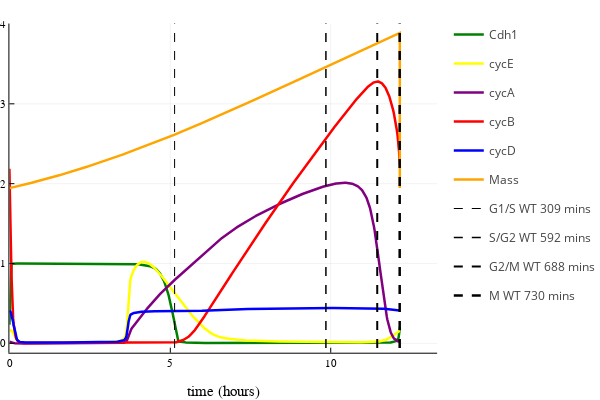

The code cell stored with this chart in its notebook:
### Code cell
plot(sol_WT_SS, vars=[indexCdh1,indexcycE,indexcycA,indexcycB,indexcycD,indexMass],
          lc=[:green :yellow :purple :red :blue :orange],
          lw=2.5,
          xlabel="time (hours)",
        xlims=(0,800),
        xticks=(1:300:780, string.(0:5:13)),
          legend= :outertopright,
          #ylims=(0,5),
          )   
vline!([309], color=:black, linestyle=:dash, lw=1, label="G1/S WT 309 mins")
vline!([592], color=:black, linestyle=:dash, lw=1.5, label="S/G2 WT 592 mins")
vline!([688], color=:black, linestyle=:dash, lw=2, label="G2/M WT 688 mins")
vline!([730], color=:black, linestyle=:dash, lw=2.5, label="M WT 730 mins")

### Figure 1 — Plotly figure (JSON) as saved in the notebook; plotly's stock layout.template omitted (floating-point values rounded to 4 significant figures; data arrays with more than 128 entries replaced by an {"elided": "..."} marker saying what was removed)
{"data": [{"colorbar": {"title": ""}, "legendgroup": "Cdh1", "line": {"color": "rgba(0, 128, 0, 1.000)", "dash": "solid", "shape": "linear", "width": 2.5}, "mode": "lines", "name": "Cdh1", "showlegend": true, "type": "scatter", "x": {"elided": "733 float values"}, "xaxis": "x", "y": {"elided": "733 float values"}, "yaxis": "y", "zmax": null, "zmin": null}, {"colorbar": {"title": ""}, "legendgroup": "cycE", "line": {"color": "rgba(255, 255, 0, 1.000)", "dash": "solid", "shape": "linear", "width": 2.5}, "mode": "lines", "name": "cycE", "showlegend": true, "type": "scatter", "x": {"elided": "733 float values"}, "xaxis": "x", "y": {"elided": "733 float values"}, "yaxis": "y", "zmax": null, "zmin": null}, {"colorbar": {"title": ""}, "legendgroup": "cycA", "line": {"color": "rgba(128, 0, 128, 1.000)", "dash": "solid", "shape": "linear", "width": 2.5}, "mode": "lines", "name": "cycA", "showlegend": true, "type": "scatter", "x": {"elided": "733 float values"}, "xaxis": "x", "y": {"elided": "733 float values"}, "yaxis": "y", "zmax": null, "zmin": null}, {"colorbar": {"title": ""}, "legendgroup": "cycB", "line": {"color": "rgba(255, 0, 0, 1.000)", "dash": "solid", "shape": "linear", "width": 2.5}, "mode": "lines", "name": "cycB", "showlegend": true, "type": "scatter", "x": {"elided": "733 float values"}, "xaxis": "x", "y": {"elided": "733 float values"}, "yaxis": "y", "zmax": null, "zmin": null}, {"colorbar": {"title": ""}, "legendgroup": "cycD", "line": {"color": "rgba(0, 0, 255, 1.000)", "dash": "solid", "shape": "linear", "width": 2.5}, "mode": "lines", "name": "cycD", "showlegend": true, "type": "scatter", "x": {"elided": "733 float values"}, "xaxis": "x", "y": {"elided": "733 float values"}, "yaxis": "y", "zmax": null, "zmin": null}, {"colorbar": {"title": ""}, "legendgroup": "Mass", "line": {"color": "rgba(255, 165, 0, 1.000)", "dash": "solid", "shape": "linear", "width": 2.5}, "mode": "lines", "name": "Mass", "showlegend": true, "type": "scatter", "x": {"elided": "733 float values"}, "xaxis": "x", "y": {"elided": "733 float values"}, "yaxis": "y", "zmax": null, "zmin": null}, {"colorbar": {"title": ""}, "legendgroup": "G1/S WT 309 mins", "line": {"color": "rgba(0, 0, 0, 1.000)", "dash": "dash", "shape": "linear", "width": 1}, "mode": "lines", "name": "G1/S WT 309 mins", "showlegend": true, "type": "scatter", "x": [309, 309], "xaxis": "x", "y": [-412.3, 416.2], "yaxis": "y", "zmax": null, "zmin": null}, {"colorbar": {"title": ""}, "legendgroup": "S/G2 WT 592 mins", "line": {"color": "rgba(0, 0, 0, 1.000)", "dash": "dash", "shape": "linear", "width": 1.5}, "mode": "lines", "name": "S/G2 WT 592 mins", "showlegend": true, "type": "scatter", "x": [592, 592], "xaxis": "x", "y": [-412.3, 416.2], "yaxis": "y", "zmax": null, "zmin": null}, {"colorbar": {"title": ""}, "legendgroup": "G2/M WT 688 mins", "line": {"color": "rgba(0, 0, 0, 1.000)", "dash": "dash", "shape": "linear", "width": 2}, "mode": "lines", "name": "G2/M WT 688 mins", "showlegend": true, "type": "scatter", "x": [688, 688], "xaxis": "x", "y": [-412.3, 416.2], "yaxis": "y", "zmax": null, "zmin": null}, {"colorbar": {"title": ""}, "legendgroup": "M WT 730 mins", "line": {"color": "rgba(0, 0, 0, 1.000)", "dash": "dash", "shape": "linear", "width": 2.5}, "mode": "lines", "name": "M WT 730 mins", "showlegend": true, "type": "scatter", "x": [730, 730], "xaxis": "x", "y": [-412.3, 416.2], "yaxis": "y", "zmax": null, "zmin": null}], "layout": {"annotations": [], "height": 400, "legend_position": {"bgcolor": "rgba(255, 255, 255, 1.000)", "bordercolor": "rgba(0, 0, 0, 1.000)", "borderwidth": 1, "font": {"color": "rgba(0, 0, 0, 1.000)", "family": "sans-serif", "size": 11}, "title": {"font": {"color": "rgba(0, 0, 0, 1.000)", "family": "sans-serif", "size": 15}, "text": ""}, "tracegroupgap": 0, "traceorder": "normal", "x": 1.05, "xanchor": "upper", "y": 1, "yanchor": "right"}, "margin": {"b": 20, "l": 0, "r": 0, "t": 20}, "paper_bgcolor": "rgba(255, 255, 255, 1.000)", "plot_bgcolor": "rgba(255, 255, 255, 1.000)", "showlegend": true, "width": 600, "xaxis": {"anchor": "y", "domain": [0.02138, 0.9934], "gridcolor": "rgba(0, 0, 0, 0.100)", "gridwidth": 0.5, "linecolor": "rgba(0, 0, 0, 1.000)", "mirror": false, "range": [0, 800], "showgrid": true, "showline": true, "showticklabels": true, "tickangle": 0, "tickcolor": "rgb(0, 0, 0)", "tickfont": {"color": "rgba(0, 0, 0, 1.000)", "family": "sans-serif", "size": 11}, "tickmode": "array", "ticks": "inside", "ticktext": ["0", "5", "10"], "tickvals": [1, 301, 601], "title": "time (hours)", "titlefont": {"color": "rgba(0, 0, 0, 1.000)", "family": "sans-serif", "size": 15}, "type": "-", "visible": true, "zeroline": false, "zerolinecolor": "rgba(0, 0, 0, 1.000)"}, "yaxis": {"anchor": "x", "domain": [0.07581, 0.9902], "gridcolor": "rgba(0, 0, 0, 0.100)", "gridwidth": 0.5, "linecolor": "rgba(0, 0, 0, 1.000)", "mirror": false, "range": [-0.1166, 4.005], "showgrid": true, "showline": true, "showticklabels": true, "tickangle": 0, "tickcolor": "rgb(0, 0, 0)", "tickfont": {"color": "rgba(0, 0, 0, 1.000)", "family": "sans-serif", "size": 11}, "tickmode": "array", "ticks": "inside", "ticktext": ["0", "1", "2", "3", "4"], "tickvals": [0, 1, 2, 3, 4], "title": "", "titlefont": {"color": "rgba(0, 0, 0, 1.000)", "family": "sans-serif", "size": 15}, "type": "-", "visible": true, "zeroline": false, "zerolinecolor": "rgba(0, 0, 0, 1.000)"}}}
